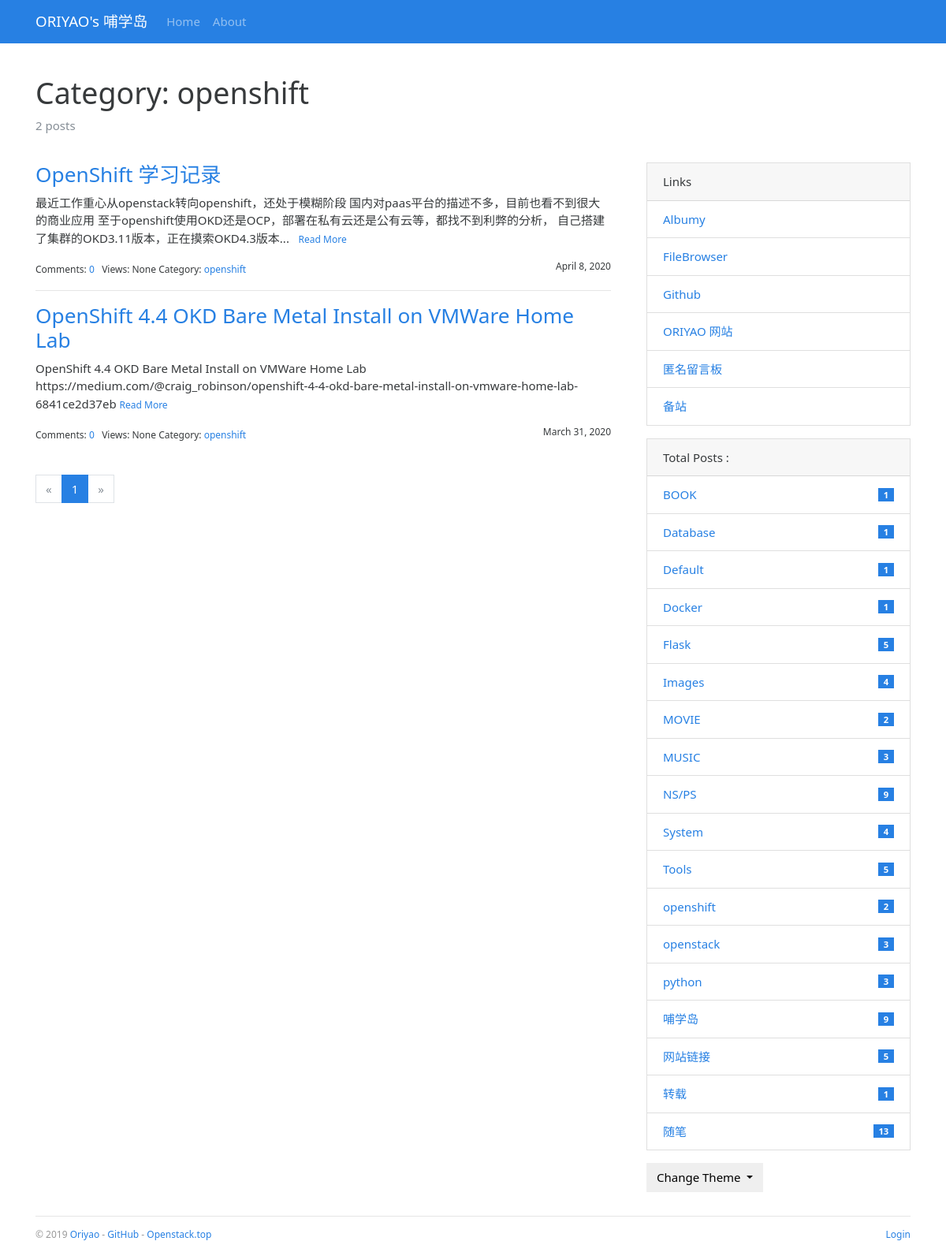
Before: /category/26 with the older database file.
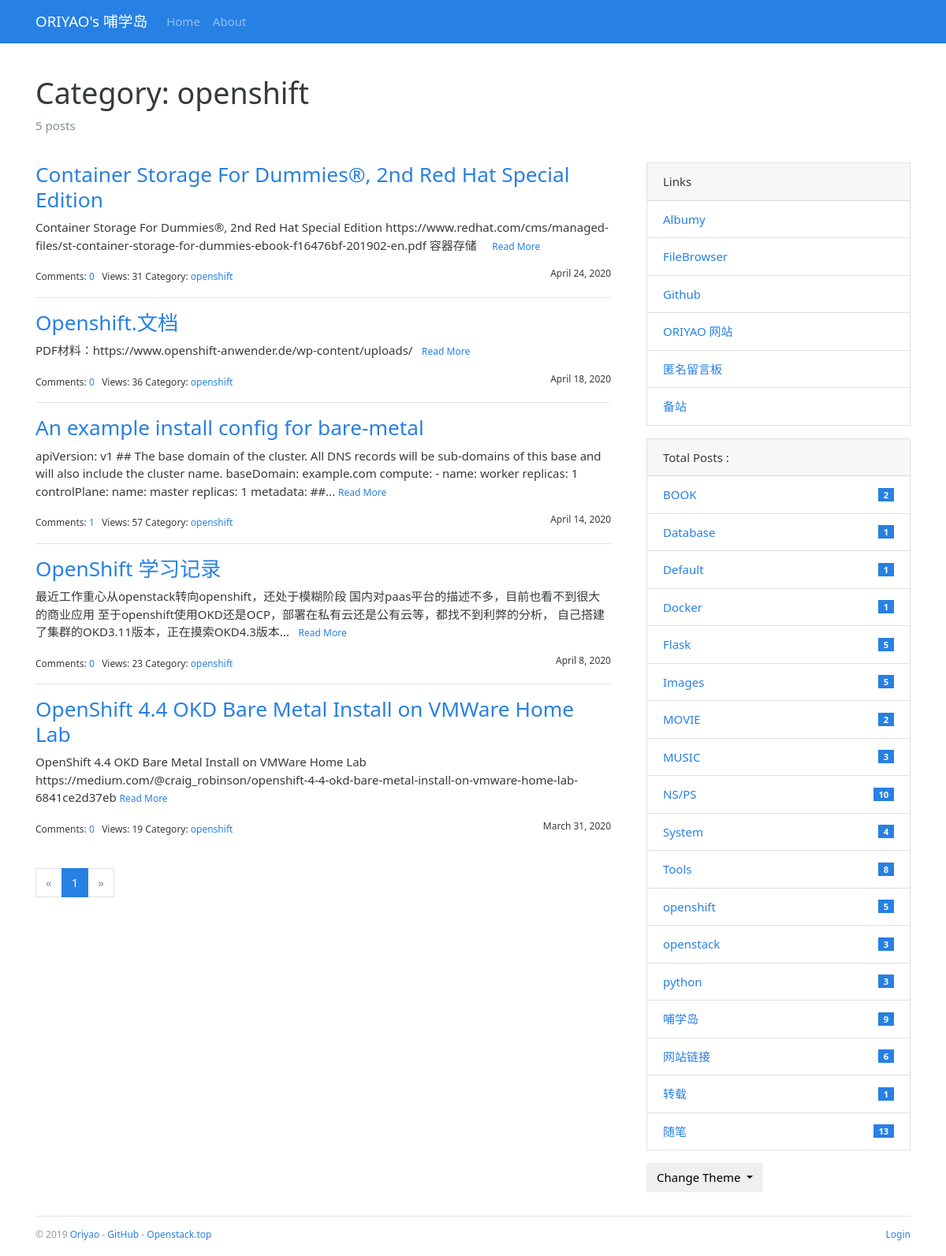
After: the same page with the newer database file.
### bluelog/models.py (models this page shows, shortened)
class Admin(db.Model, UserMixin):
    id = db.Column(db.Integer, primary_key=True)
    username = db.Column(db.String(20))
    password_hash = db.Column(db.String(128))
    blog_title = db.Column(db.String(60))
    blog_sub_title = db.Column(db.String(100))
    name = db.Column(db.String(30))
    about = db.Column(db.Text)

class Category(db.Model):
    id = db.Column(db.Integer, primary_key=True)
    name = db.Column(db.String(30), unique=True)
    posts = db.relationship('Post', back_populates='category')

class Post(db.Model):
    id = db.Column(db.Integer, primary_key=True)
    title = db.Column(db.String(60))
    body = db.Column(db.Text)
    views = db.Column(db.Integer,default=0)
    timestamp = db.Column(db.DateTime, default=datetime.utcnow, index=True)
    can_comment = db.Column(db.Boolean, default=True)
    category_id = db.Column(db.Integer, db.ForeignKey('category.id'))
    category = db.relationship('Category', back_populates='posts')
    comments = db.relationship('Comment', back_populates='post', cascade='all, delete-orphan')

class Link(db.Model):
    id = db.Column(db.Integer, primary_key=True)
    name = db.Column(db.String(30))
    url = db.Column(db.String(255))

### bluelog/blueprints/blog.py (the view)
@blog_bp.route('/category/<int:category_id>')
def show_category(category_id):
    category = Category.query.get_or_404(category_id)
    page = request.args.get('page', 1, type=int)
    per_page = current_app.config['BLUELOG_POST_PER_PAGE']
    pagination = Post.query.with_parent(category).order_by(Post.timestamp.desc()).paginate(page, per_page)
    posts = pagination.items
    return render_template('blog/category.html', category=category, pagination=pagination, posts=posts)

### bluelog/__init__.py (called while the page is built)
def register_template_context(app):
    @app.context_processor
    def make_template_context():
        admin = Admin.query.first()
        categories = Category.query.order_by(Category.name).all()
        links = Link.query.order_by(Link.name).all()
        if current_user.is_authenticated:
            unread_comments = Comment.query.filter_by(reviewed=False).count()
        else:
            unread_comments = None
        return dict(
            admin=admin, categories=categories,
            links=links, unread_comments=unread_comments)

def register_request_handlers(app):
    @app.after_request
    def query_profiler(response):
        for q in get_debug_queries():
            if q.duration >= app.config['BLUELOG_SLOW_QUERY_THRESHOLD']:
                app.logger.warning(
                    'Slow query: Duration: %fs\n Context: %s\nQuery: %s\n '
                    % (q.duration, q.context, q.statement)
                )
        return response

### bluelog/templates/blog/category.html (shortened to what this page needs)
{% extends 'base.html' %}
{% from 'bootstrap/pagination.html' import render_pagination %}
{% block content %}
    <div class="page-header">
        <h1>Category: {{ category.name }}</h1>
        <p class="text-muted">{{ category.posts|length }} posts</p>
    </div>
    <div class="row">
        <div class="col-sm-8">
            {% include "blog/_posts.html" %}
            <div class="page-footer">{{ render_pagination(pagination) }}</div>
        </div>
        <div class="col-sm-4 sidebar">
            {% include "blog/_sidebar.html" %}
        </div>
    </div>
{% endblock %}

### bluelog/templates/base.html (shortened to what this page needs)
{% from 'bootstrap/nav.html' import render_nav_item %}
<!DOCTYPE html>
<html lang="en">
<head>
    {% block head %}
        <link rel="stylesheet"
              href="{{ url_for('static', filename='css/%s.min.css' % request.cookies.get('theme', 'perfect_blue')) }}"
              type="text/css">
        <link rel="stylesheet" href="{{ url_for('static', filename='css/style.css') }}" type="text/css">
    {% endblock head %}
</head>
<body>
{% block nav %}
    <nav class="navbar navbar-expand-lg navbar-dark bg-primary">
        <div class="container">
            <a class="navbar-brand" href="{{ url_for('blog.index') }}">{{ admin.blog_title }}</a>
            <div class="collapse navbar-collapse" id="navbarColor01">
                <ul class="navbar-nav mr-auto">
                    {{ render_nav_item('blog.index', 'Home') }}
                    {{ render_nav_item('blog.about', 'About') }}
                </ul>
            </div>
        </div>
    </nav>
{% endblock nav %}
<main class="container">
    {% block content %}{% endblock content %}
    {% block footer %}
        <footer>
            <p class="float-left">
                <small> &copy; 2019 <a href="http://oriyao.com/" title="Written by oriyao">Oriyao</a> -
                    <a href="https://github.com/oriyao" title="Fork me on GitHub">GitHub</a> -
                    <a href="http://openstack.top/" title="A pkm project">Openstack.top</a>
                </small>
            </p>
            <p class="float-right">
                <small>
                    {% if current_user.is_authenticated %}
                        <a href="{{ url_for('auth.logout', next=request.full_path) }}">Logout</a>
                    {% else %}
                        <a href="{{ url_for('auth.login', next=request.full_path) }}">Login</a>
                    {% endif %}
                </small>
            </p>
        </footer>
    {% endblock footer %}
</main>
</body>
</html>

### bluelog/templates/blog/_posts.html (shortened to what this page needs)
{% if posts %}
    {% for post in posts %}
        <h3 class="text-primary"><a href="{{ url_for('.show_post', post_id=post.id) }}">{{ post.title }}</a></h3>
        <p>
            {{ post.body|striptags|truncate }}
            <small><a href="{{ url_for('.show_post', post_id=post.id) }}">Read More</a></small>
        </p>
        <small>
            Comments: <a href="{{ url_for('.show_post', post_id=post.id) }}#comments">{{ post.comments|length }}</a>&nbsp;&nbsp;
            Views: {{ post.views }}
            Category: <a
                href="{{ url_for('.show_category', category_id=post.category.id) }}">{{ post.category.name }}</a>
            <span class="float-right">{{ moment(post.timestamp).format('LL') }}</span>
        </small>
        {% if not loop.last %}
            <hr>
        {% endif %}
    {% endfor %}
{% endif %}

### bluelog/templates/blog/_sidebar.html (shortened to what this page needs)
{% if links %}
    <div class="card mb-3">
        <div class="card-header">Links</div>
        <ul class="list-group list-group-flush">
            {% for link in links %}
                <li class="list-group-item  list-group-item-action d-flex justify-content-between align-items-center">
                    <a href="{{ link.url }}" target="_blank">{{ link.name }}</a>
                </li>
            {% endfor %}
        </ul>
    </div>
{% endif %}
{% if categories %}
    <div class="card mb-3">
        <div class="card-header"> Total Posts :  {{ totalposts }}</div>
        <ul class="list-group list-group-flush">
            {% for category in categories %}
                <li class="list-group-item  list-group-item-action d-flex justify-content-between align-items-center">
                    <a href="{{ url_for('blog.show_category', category_id=category.id) }}">
                        {{ category.name }}
                    </a>
                    <span class="badge badge-primary badge-pill"> {{ category.posts|length }}</span>
                </li>
            {% endfor %}
        </ul>
    </div>
{% endif %}
<div class="dropdown">
    <button class="btn btn-default dropdown-toggle" type="button" id="dropdownMenuButton"
            data-toggle="dropdown" aria-haspopup="true" aria-expanded="false">
        Change Theme
    </button>
</div>

### bluelog/static/css/style.css (style rules this page uses)
nav { margin-bottom: 20px; }
.page-header { padding-top: 20px; padding-bottom: 20px; }
.sidebar { padding-left: 30px; }
footer { margin-top: 30px; padding: 10px 0 40px; color: #999; border-top: 1px solid #e5e5e5; }
.page-footer { padding-top: 40px; }

Changed rows visible on the page:
computed for Category "openshift": posts|length "2" → "5"
added Post: title "Container Storage For Dummies®, 2nd Red Hat Special Edition", body "Container Storage For Dummies®, 2nd Red Hat Special Edition https://www.redhat.com/cms/managed-files/st-container-storage-for-dummies-ebook-f16476bf-201902-en.pdf 容器存储", comments|length "0", views "31", category.name "openshift", timestamp "April 24, 2020"
added Post: title "Openshift.文档", body "PDF材料：https://www.openshift-anwender.de/wp-content/uploads/", comments|length "0", views "36", category.name "openshift", timestamp "April 18, 2020"
added Post: title "An example install config for bare-metal", body "apiVersion: v1 ## The base domain of the cluster. All DNS records will be sub-domains of this base and will also include the cluster name. baseDomain: example.com compute: - name: worker replicas: 1 controlPlane: name: master replicas: 1 metadata: ##...", comments|length "1", views "57", category.name "openshift", timestamp "April 14, 2020"
changed Post "OpenShift 学习记录": views "None" → "23"
changed Post "OpenShift 4.4 OKD Bare Metal Install on VMWare Home Lab": views "None" → "19"
computed for Category "BOOK": posts|length "1" → "2"
computed for Category "Images": posts|length "4" → "5"
computed for Category "NS/PS": posts|length "9" → "10"
computed for Category "Tools": posts|length "5" → "8"
computed for Category "网站链接": posts|length "5" → "6"
Other visible differences:
{{ category.posts|length }}: "2" → "5"
